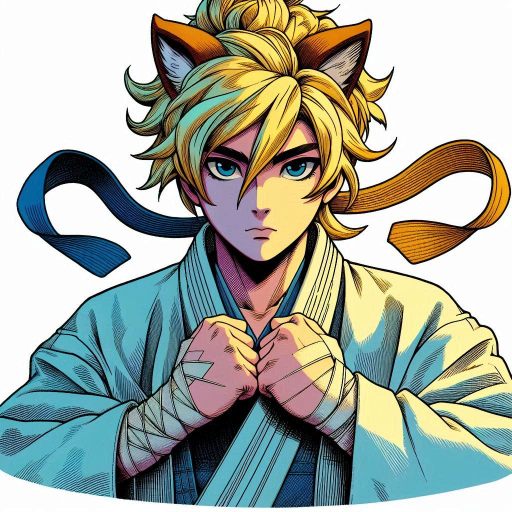
#> input picture client/src/lib/assets/original/jjk.jpg, 1024 x 1024 px (shown at 1/2 size)
$ python slic_segment.py ../../../client/src/lib/assets/original/jjk.jpg
#> lines starting #> are read from the running program, lines starting #| are printed output that depends on the picture; after the words box and inside, x2 and y2 are one past the last pixel; in counts of white or black regions, pixels touching at a corner belong together
import sys, os
import numpy as np
from skimage import io, segmentation, color, graph
from skimage.color import rgb2lab
from skimage.segmentation import find_boundaries, relabel_sequential
from collections import defaultdict


# --- Segmentation Settings ---
SEGMENTS = 12000          # Higher = more superpixels
COMPACTNESS = 10          # Higher = more regular shapes, less edge-following
MERGE_THRESHOLD = 20      # Higher = more aggressive merging
MIN_REGION_SIZE = 300     # Remove regions smaller than this
RELABEL_REGIONS = True    # Whether to relabel regions sequentially
OUTPUT_DIR = "output"     # Output folder

# Initial picture segmentation into superpixels, uses Simple Iterative Linear Clusterization (SLIC)
def slic_segment(image: np.ndarray, segments=SEGMENTS, compactness=COMPACTNESS) -> np.ndarray:
    return segmentation.slic(image, n_segments=segments, compactness=compactness, start_label=1)

# Converts image to LAB color space and builds Region Adjancency Graph (RAG) for merging superpixels
def build_rag(image_lab: np.ndarray, labels: np.ndarray) -> graph.RAG:
    return graph.rag_mean_color(image_lab, labels)


# Custom functions for determining RAG weights and merging regions
def merge_func(g, src, dst):
    g.nodes[dst]['total color'] += g.nodes[src]['total color']
    g.nodes[dst]['pixel count'] += g.nodes[src]['pixel count']
    g.nodes[dst]['mean color'] = g.nodes[dst]['total color'] / g.nodes[dst]['pixel count']

def weight_func(g, src, dst, n):
    diff = g.nodes[dst]['mean color'] - g.nodes[n]['mean color']
    return {'weight': np.linalg.norm(diff)}

#  Function to identify and merge small regions into best suitable neighbouring regions
def merge_small_regions(labels: np.ndarray, min_size=MIN_REGION_SIZE) -> np.ndarray:
    label_sizes = dict(zip(*np.unique(labels, return_counts=True)))
    small_labels = [l for l, s in label_sizes.items() if s < min_size]

    label_adjacency = defaultdict(set)
    padded = np.pad(labels, 1, mode='edge')

    for y in range(1, padded.shape[0] - 1):
        for x in range(1, padded.shape[1] - 1):
            center = padded[y, x]
            neighbors = set(padded[y - 1:y + 2, x - 1:x + 2].flatten())
            neighbors.discard(center)
            label_adjacency[center].update(neighbors)

    for label in small_labels:
        mask = labels == label
        large_neighbors = [n for n in label_adjacency[label] if n not in small_labels]
        if not large_neighbors:
            continue

        neighbor_counts = {
            n: np.sum((labels == n) & find_boundaries(mask, connectivity=1))
            for n in large_neighbors
        }

        if neighbor_counts:
            best = max(neighbor_counts, key=neighbor_counts.get)
            labels[mask] = best

    return labels


# Main segmentation pipeline to break image into segments and save output preview and labels map
def segment_image(
    input_path: str,
    output_dir: str = OUTPUT_DIR,
    segments: int = SEGMENTS,
    compactness: float = COMPACTNESS,
    merge_thresh: float = MERGE_THRESHOLD,
    min_region_size: int = MIN_REGION_SIZE,
    relabel: bool = RELABEL_REGIONS
):
#> called with output_dir = 'output', segments = 12000, compactness = 10, merge_thresh = 20, min_region_size = 300, relabel = True
    image = io.imread(input_path)
#> image is the input picture: shape (1024, 1024, 3); mean R, G, B 164, 170, 158.1
    labels = slic_segment(image, segments, compactness)
#> in slic_segment, `return segmentation.slic(image, n_segments=segments, compactness=compa..`:
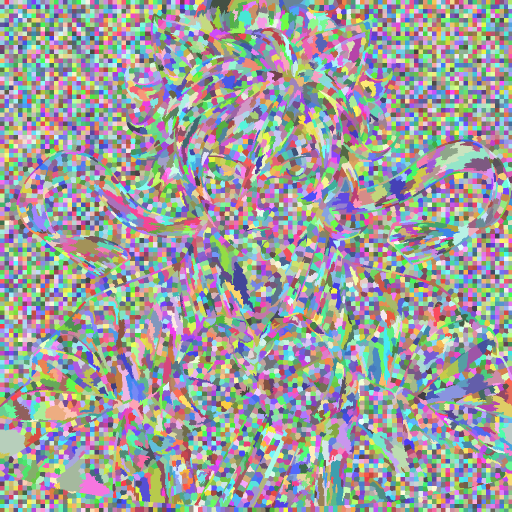
#> returned value: shape (1024, 1024) int64 (shown at 1/2 size); 9190 distinct labels, from 1 to 9190; one colour per label, 0 black

    image_lab = rgb2lab(image)
#> image_lab: shape (1024, 1024, 3) float64; mean of channels 0, 1, 2 67.8, -1.7, 5.6
    rag = build_rag(image_lab, labels)

    labels = graph.merge_hierarchical(
        labels, rag, thresh=merge_thresh,
        rag_copy=False, in_place_merge=True,
        merge_func=merge_func, weight_func=weight_func
    )
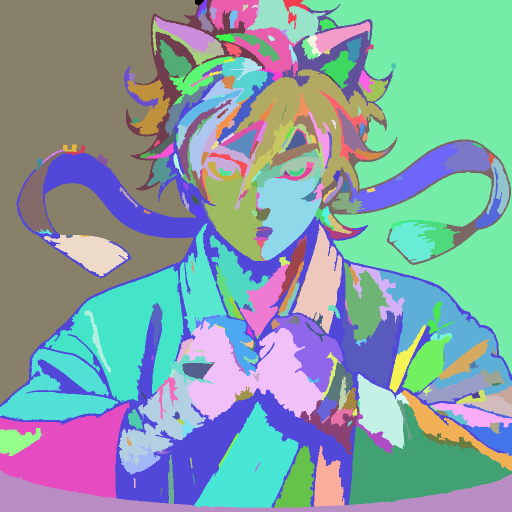
#> labels: shape (1024, 1024) int64 (shown at 1/2 size); 298 distinct labels, from 0 to 297; one colour per label, 0 black

    labels = merge_small_regions(labels, min_region_size)
#> in merge_small_regions, `label_sizes = dict(zip(*np.unique(labels, return_counts=True)))`: label_sizes = 298 items
#> in merge_small_regions, `small_labels = [l for l, s in label_sizes.items() if s < min_size]`: small_labels = 137 values from 0 to 295
#> in merge_small_regions, `padded = np.pad(labels, 1, mode='edge')`: padded: shape (1026, 1026) int64; 298 distinct labels, from 0 to 297
#> the loop in merge_small_regions, `for label in small_labels:` made 137 passes
#> (label, large_neighbors, neighbor_counts, best) on passes 5 to 16: (6, [7, 40, 9], {7: 24, 40: 18, 9: 20}, 7), (10, [40, 20], {40: 16, 20: 67}, 20), (13, [20, 5], {20: 22, 5: 40}, 5), (15, [25, 14], {25: 3, 14: 37}, 14), (18, [20], {20: 37}, 20), (24, [76, 14], {76: 31, 14: 27}, 76), (26, [25, 14], {25: 15, 14: 28}, 14), (29, [20, 14], {20: 68, 14: 32}, 20), (32, [34, 54, 40, 27], {34: 4, 54: 14, 40: 11, 27: 6}, 54), (33, [34, 54], {34: 20, 54: 40}, 54), (35, [76, 14], {76: 45, 14: 5}, 76), (43, [34, 54, 42], {34: 2, 54: 6, 42: 27}, 42)
#> (large_neighbors, neighbor_counts, best) on passes 1 to 4: ([36, 7, 40], {36: 15, 7: 10, 40: 7}, 36), ([20, 5], {20: 24, 5: 26}, 5), ([20], {20: 40}, 20), ([20], {20: 27}, 20)
#> pass 1, in merge_small_regions, `mask = labels == label`:
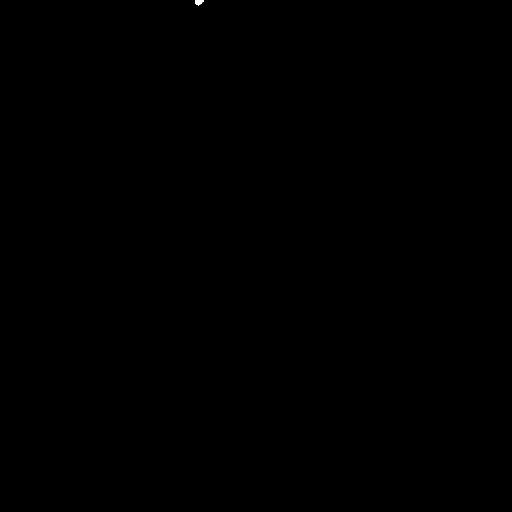
#> mask: shape (1024, 1024) bool (shown at 1/2 size); 0.01% white; 1 white region, box (x1, y1, x2, y2) and area: (390, 0, 408, 12) 142
#> after the loop in merge_small_regions, `for label in small_labels:`:
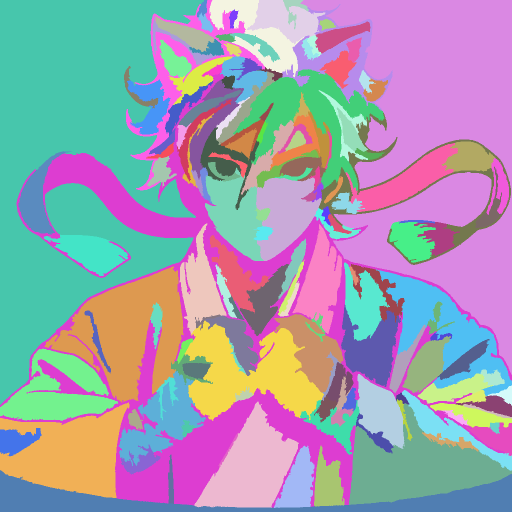
#> labels: shape (1024, 1024) int64 (shown at 1/2 size); 161 distinct labels, from 1 to 297; one colour per label, 0 black
#> after the loop in merge_small_regions, `for label in small_labels:`: mask: shape (1024, 1024) bool; 0% white; 1 white region, box (x1, y1, x2, y2) and area: (321, 976, 326, 992) 52

    if relabel:
        labels, _, _ = relabel_sequential(labels)
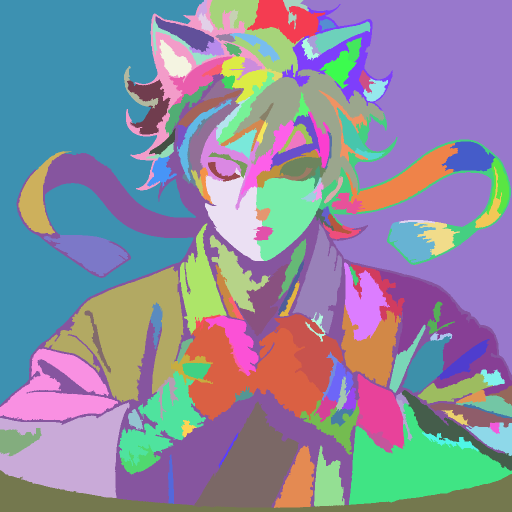
#> labels: shape (1024, 1024) int64 (shown at 1/2 size); 161 distinct labels, from 1 to 161; one colour per label, 0 black

    avg_color = color.label2rgb(labels, image, kind='avg')
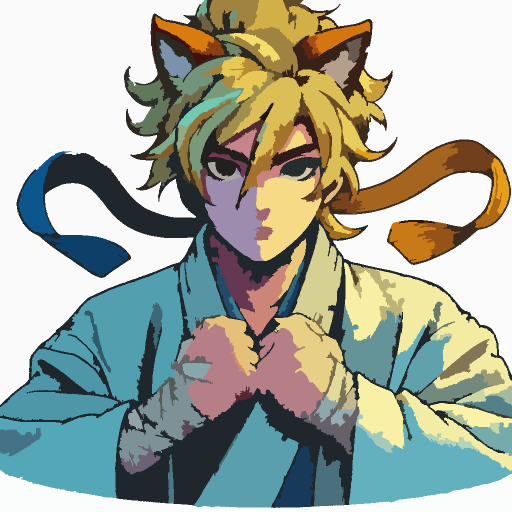
#> avg_color: shape (1024, 1024, 3) (shown at 1/2 size); mean R, G, B 163.4, 169.5, 157.6

    os.makedirs(output_dir, exist_ok=True)
    np.save(f'{output_dir}/labels.npy', labels)
    io.imsave(f'{output_dir}/avg_colored.png', (avg_color * 255).astype(np.uint8))
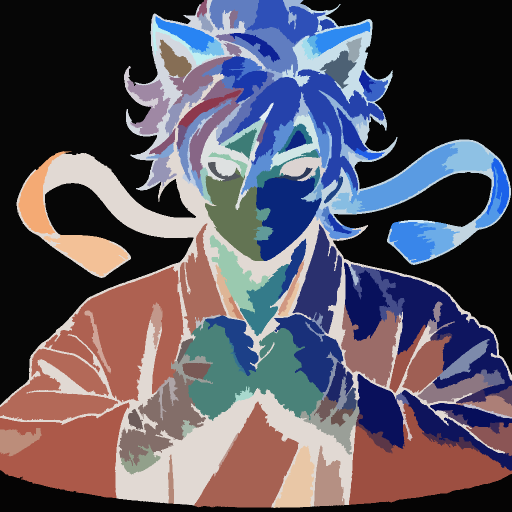
#> saved as avg_colored.png: shape (1024, 1024, 3) (shown at 1/2 size); mean R, G, B 92.6, 86.5, 98.4

    print(f"Done. Output saved to: {output_dir}")


# Command Line Interface Entrypoint
if __name__ == "__main__":
    if len(sys.argv) < 2:
        sys.exit(1)

    segment_image(sys.argv[1])
